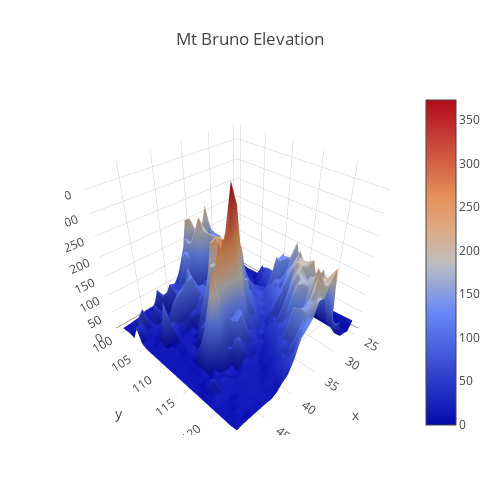

Notebook cell for this chart:
### Code cell
import pandas as pd
import plotly.graph_objs as go

# Read data from a csv
z_data = pd.read_csv('https://raw.githubusercontent.com/plotly/datasets/master/api_docs/mt_bruno_elevation.csv')

data = [
    go.Surface(
        z=z_data.values, 
        x=list(range(25,50)), 
        y=list(range(100,125))
    )
]
layout = go.Layout(
    title='Mt Bruno Elevation',
    autosize=False,
    width=500,
    height=500,
    margin=dict(
        l=65,
        r=50,
        b=65,
        t=90
    )
)
fig = go.Figure(data=data, layout=layout)
iplot(fig, filename='elevations-3d-surface')

### Figure 1 — Plotly figure (JSON) as saved in the notebook; plotly's stock layout.template omitted (floating-point values rounded to 4 significant figures; data arrays with more than 128 entries replaced by an {"elided": "..."} marker saying what was removed)
{"data": [{"type": "surface", "uid": "cac43ddc-79b6-4ffd-b292-ca6788ab3c15", "x": [25, 26, 27, 28, 29, 30, 31, 32, 33, 34, 35, 36, 37, 38, 39, 40, 41, 42, 43, 44, 45, 46, 47, 48, 49], "y": [100, 101, 102, 103, 104, 105, 106, 107, 108, 109, 110, 111, 112, 113, 114, 115, 116, 117, 118, 119, 120, 121, 122, 123, 124], "z": {"elided": "25x25 float values"}}], "layout": {"autosize": false, "height": 500, "margin": {"b": 65, "l": 65, "r": 50, "t": 90}, "title": {"text": "Mt Bruno Elevation"}, "width": 500}}
